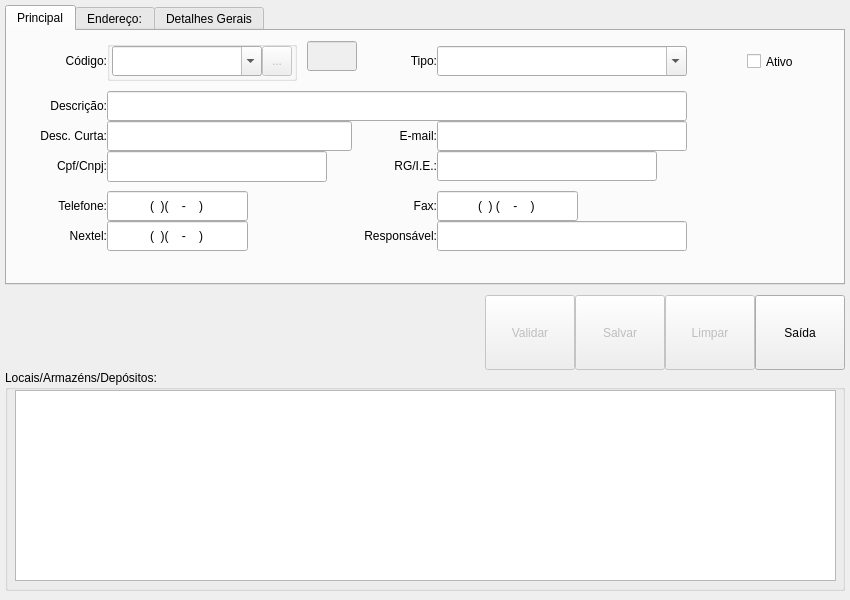
<?xml version="1.0" encoding="UTF-8"?>
<ui version="4.0">
 <class>MngFormLocalWareHouse</class>
 <widget class="QDialog" name="MngFormLocalWareHouse">
  <property name="geometry">
   <rect>
    <x>0</x>
    <y>0</y>
    <width>850</width>
    <height>600</height>
   </rect>
  </property>
  <property name="windowTitle">
   <string>Manutenção de Locais...</string>
  </property>
  <property name="windowIcon">
   <iconset resource="../images.qrc">
    <normaloff>:/images/PNG/128x128/gnome-system-config-128x128.png</normaloff>:/images/PNG/128x128/gnome-system-config-128x128.png</iconset>
  </property>
  <widget class="QGroupBox" name="GBoxTableView">
   <property name="geometry">
    <rect>
     <x>5</x>
     <y>370</y>
     <width>840</width>
     <height>221</height>
    </rect>
   </property>
   <property name="title">
    <string>Locais/Armazéns/Depósitos:</string>
   </property>
   <widget class="QTableView" name="TableViewSupplier">
    <property name="geometry">
     <rect>
      <x>10</x>
      <y>20</y>
      <width>821</width>
      <height>191</height>
     </rect>
    </property>
    <property name="toolTip">
     <string>Selecione um Fornecedor para Exibir/Alterar seus dados...</string>
    </property>
   </widget>
  </widget>
  <widget class="QTabWidget" name="TabWidgetSupplier">
   <property name="geometry">
    <rect>
     <x>5</x>
     <y>5</y>
     <width>840</width>
     <height>280</height>
    </rect>
   </property>
   <property name="currentIndex">
    <number>0</number>
   </property>
   <widget class="QWidget" name="TabMain">
    <attribute name="title">
     <string>Principal</string>
    </attribute>
    <widget class="QGroupBox" name="GBoxLocalWhCode">
     <property name="geometry">
      <rect>
       <x>100</x>
       <y>10</y>
       <width>190</width>
       <height>40</height>
      </rect>
     </property>
     <property name="title">
      <string/>
     </property>
     <widget class="QComboBox" name="CBoxLocalWhCode">
      <property name="geometry">
       <rect>
        <x>5</x>
        <y>5</y>
        <width>150</width>
        <height>30</height>
       </rect>
      </property>
      <property name="toolTip">
       <string>Informar o Código do Local para Pesquisar..</string>
      </property>
      <property name="editable">
       <bool>true</bool>
      </property>
     </widget>
     <widget class="QToolButton" name="TButtonSearchLocalWhCode">
      <property name="enabled">
       <bool>false</bool>
      </property>
      <property name="geometry">
       <rect>
        <x>155</x>
        <y>5</y>
        <width>30</width>
        <height>30</height>
       </rect>
      </property>
      <property name="toolTip">
       <string>Pesquisar o Código Selecionado...</string>
      </property>
      <property name="text">
       <string>...</string>
      </property>
      <property name="icon">
       <iconset resource="../images.qrc">
        <normaloff>:/images/PNG/120x120/120px-Searchtool.png</normaloff>:/images/PNG/120x120/120px-Searchtool.png</iconset>
      </property>
     </widget>
    </widget>
    <widget class="QLabel" name="LabelFullName">
     <property name="geometry">
      <rect>
       <x>0</x>
       <y>60</y>
       <width>100</width>
       <height>30</height>
      </rect>
     </property>
     <property name="text">
      <string>Descrição:</string>
     </property>
     <property name="alignment">
      <set>Qt::AlignRight|Qt::AlignTrailing|Qt::AlignVCenter</set>
     </property>
    </widget>
    <widget class="QLineEdit" name="LEditFullName">
     <property name="geometry">
      <rect>
       <x>100</x>
       <y>60</y>
       <width>580</width>
       <height>30</height>
      </rect>
     </property>
     <property name="toolTip">
      <string>Informar a Razão Social/Descrição...</string>
     </property>
     <property name="alignment">
      <set>Qt::AlignCenter</set>
     </property>
    </widget>
    <widget class="QLabel" name="LabelShortName">
     <property name="geometry">
      <rect>
       <x>0</x>
       <y>90</y>
       <width>100</width>
       <height>30</height>
      </rect>
     </property>
     <property name="text">
      <string>Desc. Curta:</string>
     </property>
     <property name="alignment">
      <set>Qt::AlignRight|Qt::AlignTrailing|Qt::AlignVCenter</set>
     </property>
    </widget>
    <widget class="QLineEdit" name="LEditShortName">
     <property name="geometry">
      <rect>
       <x>100</x>
       <y>90</y>
       <width>245</width>
       <height>30</height>
      </rect>
     </property>
     <property name="toolTip">
      <string>Informar Apelido/Nome Fantasia...</string>
     </property>
     <property name="alignment">
      <set>Qt::AlignCenter</set>
     </property>
    </widget>
    <widget class="QLabel" name="LabelLocalWhCode">
     <property name="geometry">
      <rect>
       <x>0</x>
       <y>15</y>
       <width>100</width>
       <height>30</height>
      </rect>
     </property>
     <property name="text">
      <string>Código:</string>
     </property>
     <property name="alignment">
      <set>Qt::AlignRight|Qt::AlignTrailing|Qt::AlignVCenter</set>
     </property>
    </widget>
    <widget class="QLineEdit" name="LEditLocalWhID">
     <property name="enabled">
      <bool>false</bool>
     </property>
     <property name="geometry">
      <rect>
       <x>300</x>
       <y>10</y>
       <width>50</width>
       <height>30</height>
      </rect>
     </property>
     <property name="focusPolicy">
      <enum>Qt::NoFocus</enum>
     </property>
     <property name="toolTip">
      <string>Exibe a Data de Cadastro... </string>
     </property>
     <property name="alignment">
      <set>Qt::AlignCenter</set>
     </property>
     <property name="readOnly">
      <bool>true</bool>
     </property>
    </widget>
    <widget class="QCheckBox" name="CHKBoxStatusLocalWh">
     <property name="geometry">
      <rect>
       <x>740</x>
       <y>10</y>
       <width>81</width>
       <height>41</height>
      </rect>
     </property>
     <property name="toolTip">
      <string>Marcar como Ativo/Inativo...</string>
     </property>
     <property name="text">
      <string>Ativo</string>
     </property>
    </widget>
    <widget class="QLabel" name="LabelLocalWhType">
     <property name="geometry">
      <rect>
       <x>380</x>
       <y>15</y>
       <width>50</width>
       <height>30</height>
      </rect>
     </property>
     <property name="text">
      <string>Tipo:</string>
     </property>
     <property name="alignment">
      <set>Qt::AlignRight|Qt::AlignTrailing|Qt::AlignVCenter</set>
     </property>
    </widget>
    <widget class="QComboBox" name="CBoxLocalWhType">
     <property name="geometry">
      <rect>
       <x>430</x>
       <y>15</y>
       <width>250</width>
       <height>30</height>
      </rect>
     </property>
     <property name="toolTip">
      <string>Selecionar o Tipo de Local..</string>
     </property>
     <property name="editable">
      <bool>true</bool>
     </property>
    </widget>
    <widget class="QLabel" name="LabelMail">
     <property name="geometry">
      <rect>
       <x>380</x>
       <y>90</y>
       <width>50</width>
       <height>30</height>
      </rect>
     </property>
     <property name="text">
      <string>E-mail:</string>
     </property>
     <property name="alignment">
      <set>Qt::AlignRight|Qt::AlignTrailing|Qt::AlignVCenter</set>
     </property>
    </widget>
    <widget class="QLineEdit" name="LEditMail">
     <property name="geometry">
      <rect>
       <x>430</x>
       <y>90</y>
       <width>250</width>
       <height>30</height>
      </rect>
     </property>
     <property name="toolTip">
      <string>Informar um Endereço de E-mail...</string>
     </property>
     <property name="alignment">
      <set>Qt::AlignCenter</set>
     </property>
    </widget>
    <widget class="QLabel" name="LabelTelPhone">
     <property name="geometry">
      <rect>
       <x>0</x>
       <y>160</y>
       <width>100</width>
       <height>30</height>
      </rect>
     </property>
     <property name="text">
      <string>Telefone:</string>
     </property>
     <property name="alignment">
      <set>Qt::AlignRight|Qt::AlignTrailing|Qt::AlignVCenter</set>
     </property>
    </widget>
    <widget class="QLineEdit" name="LEditTelPhone">
     <property name="geometry">
      <rect>
       <x>100</x>
       <y>160</y>
       <width>141</width>
       <height>30</height>
      </rect>
     </property>
     <property name="toolTip">
      <string>Informar o Telefone...</string>
     </property>
     <property name="inputMask">
      <string>(99)(9999-9999); </string>
     </property>
     <property name="alignment">
      <set>Qt::AlignCenter</set>
     </property>
    </widget>
    <widget class="QLineEdit" name="LEditFaxPhone">
     <property name="geometry">
      <rect>
       <x>430</x>
       <y>160</y>
       <width>141</width>
       <height>30</height>
      </rect>
     </property>
     <property name="toolTip">
      <string>Informar o Número do Fax...</string>
     </property>
     <property name="inputMask">
      <string>(99)9(9999-9999); </string>
     </property>
     <property name="alignment">
      <set>Qt::AlignCenter</set>
     </property>
    </widget>
    <widget class="QLabel" name="LabelFaxPhone">
     <property name="geometry">
      <rect>
       <x>290</x>
       <y>160</y>
       <width>140</width>
       <height>30</height>
      </rect>
     </property>
     <property name="text">
      <string>Fax:</string>
     </property>
     <property name="alignment">
      <set>Qt::AlignRight|Qt::AlignTrailing|Qt::AlignVCenter</set>
     </property>
    </widget>
    <widget class="QLineEdit" name="LEditNextelPhone">
     <property name="geometry">
      <rect>
       <x>100</x>
       <y>190</y>
       <width>141</width>
       <height>30</height>
      </rect>
     </property>
     <property name="toolTip">
      <string>Informar o Número Nextel P/Contato..</string>
     </property>
     <property name="inputMask">
      <string>(99)(9999-9999); </string>
     </property>
     <property name="text">
      <string>()(-)</string>
     </property>
     <property name="alignment">
      <set>Qt::AlignCenter</set>
     </property>
    </widget>
    <widget class="QLabel" name="LabelNextelPhone">
     <property name="geometry">
      <rect>
       <x>0</x>
       <y>190</y>
       <width>100</width>
       <height>30</height>
      </rect>
     </property>
     <property name="text">
      <string>Nextel:</string>
     </property>
     <property name="alignment">
      <set>Qt::AlignRight|Qt::AlignTrailing|Qt::AlignVCenter</set>
     </property>
    </widget>
    <widget class="QLineEdit" name="LEditContact">
     <property name="geometry">
      <rect>
       <x>430</x>
       <y>190</y>
       <width>250</width>
       <height>30</height>
      </rect>
     </property>
     <property name="toolTip">
      <string>Informar o Nome do Gerente/Responsável...</string>
     </property>
     <property name="alignment">
      <set>Qt::AlignCenter</set>
     </property>
    </widget>
    <widget class="QLabel" name="LabelContact">
     <property name="geometry">
      <rect>
       <x>290</x>
       <y>190</y>
       <width>140</width>
       <height>30</height>
      </rect>
     </property>
     <property name="text">
      <string>Responsável:</string>
     </property>
     <property name="alignment">
      <set>Qt::AlignRight|Qt::AlignTrailing|Qt::AlignVCenter</set>
     </property>
    </widget>
    <widget class="QLineEdit" name="LEditCpfCnpj">
     <property name="geometry">
      <rect>
       <x>100</x>
       <y>120</y>
       <width>220</width>
       <height>31</height>
      </rect>
     </property>
     <property name="toolTip">
      <string>Informar o Cpf/Cnpj...</string>
     </property>
     <property name="alignment">
      <set>Qt::AlignCenter</set>
     </property>
    </widget>
    <widget class="QLabel" name="LabelCpfCnpj">
     <property name="geometry">
      <rect>
       <x>0</x>
       <y>120</y>
       <width>100</width>
       <height>30</height>
      </rect>
     </property>
     <property name="text">
      <string>Cpf/Cnpj:</string>
     </property>
     <property name="alignment">
      <set>Qt::AlignRight|Qt::AlignTrailing|Qt::AlignVCenter</set>
     </property>
    </widget>
    <widget class="QLabel" name="LabelCardRgStateReg">
     <property name="geometry">
      <rect>
       <x>330</x>
       <y>120</y>
       <width>100</width>
       <height>30</height>
      </rect>
     </property>
     <property name="text">
      <string>RG/I.E.:</string>
     </property>
     <property name="alignment">
      <set>Qt::AlignRight|Qt::AlignTrailing|Qt::AlignVCenter</set>
     </property>
    </widget>
    <widget class="QLineEdit" name="LEditCardRgStateReg">
     <property name="geometry">
      <rect>
       <x>430</x>
       <y>120</y>
       <width>220</width>
       <height>30</height>
      </rect>
     </property>
     <property name="toolTip">
      <string>Informar o R.G./Inscrição Estadual... </string>
     </property>
     <property name="layoutDirection">
      <enum>Qt::LeftToRight</enum>
     </property>
     <property name="alignment">
      <set>Qt::AlignCenter</set>
     </property>
    </widget>
   </widget>
   <widget class="QWidget" name="TabBilling">
    <attribute name="title">
     <string>Endereço:</string>
    </attribute>
    <widget class="QLabel" name="LabelZipCode">
     <property name="geometry">
      <rect>
       <x>277</x>
       <y>20</y>
       <width>60</width>
       <height>30</height>
      </rect>
     </property>
     <property name="text">
      <string>Cep:</string>
     </property>
     <property name="alignment">
      <set>Qt::AlignRight|Qt::AlignTrailing|Qt::AlignVCenter</set>
     </property>
    </widget>
    <widget class="QLineEdit" name="LEditZipCode">
     <property name="geometry">
      <rect>
       <x>337</x>
       <y>20</y>
       <width>113</width>
       <height>30</height>
      </rect>
     </property>
     <property name="toolTip">
      <string>Informar o Cep da Localidade...</string>
     </property>
     <property name="inputMask">
      <string>99999-999; </string>
     </property>
     <property name="alignment">
      <set>Qt::AlignCenter</set>
     </property>
    </widget>
    <widget class="QLabel" name="LabelStreetAddress">
     <property name="geometry">
      <rect>
       <x>0</x>
       <y>70</y>
       <width>80</width>
       <height>30</height>
      </rect>
     </property>
     <property name="text">
      <string>Endereço:</string>
     </property>
     <property name="alignment">
      <set>Qt::AlignRight|Qt::AlignTrailing|Qt::AlignVCenter</set>
     </property>
    </widget>
    <widget class="QLineEdit" name="LEditAddress">
     <property name="geometry">
      <rect>
       <x>80</x>
       <y>70</y>
       <width>400</width>
       <height>30</height>
      </rect>
     </property>
     <property name="toolTip">
      <string>Informar o Endereço...</string>
     </property>
     <property name="alignment">
      <set>Qt::AlignCenter</set>
     </property>
    </widget>
    <widget class="QLabel" name="LabelStreetAddressNumber">
     <property name="geometry">
      <rect>
       <x>500</x>
       <y>70</y>
       <width>70</width>
       <height>30</height>
      </rect>
     </property>
     <property name="text">
      <string>Número:</string>
     </property>
     <property name="alignment">
      <set>Qt::AlignRight|Qt::AlignTrailing|Qt::AlignVCenter</set>
     </property>
    </widget>
    <widget class="QLineEdit" name="LEditNumber">
     <property name="geometry">
      <rect>
       <x>570</x>
       <y>70</y>
       <width>131</width>
       <height>30</height>
      </rect>
     </property>
     <property name="toolTip">
      <string>Informar o Número para o Endereço...</string>
     </property>
     <property name="alignment">
      <set>Qt::AlignCenter</set>
     </property>
    </widget>
    <widget class="QLabel" name="LabelStreetAddressComplements">
     <property name="geometry">
      <rect>
       <x>0</x>
       <y>120</y>
       <width>80</width>
       <height>30</height>
      </rect>
     </property>
     <property name="text">
      <string>Comp.:</string>
     </property>
     <property name="alignment">
      <set>Qt::AlignRight|Qt::AlignTrailing|Qt::AlignVCenter</set>
     </property>
    </widget>
    <widget class="QLineEdit" name="LEditComplements">
     <property name="geometry">
      <rect>
       <x>80</x>
       <y>120</y>
       <width>400</width>
       <height>30</height>
      </rect>
     </property>
     <property name="toolTip">
      <string>Informar um Complemento para o Endereço, caso tenha...</string>
     </property>
     <property name="alignment">
      <set>Qt::AlignCenter</set>
     </property>
    </widget>
    <widget class="QLabel" name="LabelAddressDistrict">
     <property name="geometry">
      <rect>
       <x>500</x>
       <y>120</y>
       <width>70</width>
       <height>30</height>
      </rect>
     </property>
     <property name="text">
      <string>Bairro:</string>
     </property>
     <property name="alignment">
      <set>Qt::AlignRight|Qt::AlignTrailing|Qt::AlignVCenter</set>
     </property>
    </widget>
    <widget class="QLineEdit" name="LEditDistrict">
     <property name="geometry">
      <rect>
       <x>570</x>
       <y>120</y>
       <width>250</width>
       <height>30</height>
      </rect>
     </property>
     <property name="toolTip">
      <string>Informar o Bairro/Região onde fica o Endereço...</string>
     </property>
     <property name="alignment">
      <set>Qt::AlignCenter</set>
     </property>
    </widget>
    <widget class="QLabel" name="LabelAddressCity">
     <property name="geometry">
      <rect>
       <x>500</x>
       <y>20</y>
       <width>70</width>
       <height>30</height>
      </rect>
     </property>
     <property name="text">
      <string>Cidade:</string>
     </property>
     <property name="alignment">
      <set>Qt::AlignRight|Qt::AlignTrailing|Qt::AlignVCenter</set>
     </property>
    </widget>
    <widget class="QToolButton" name="TButtonSearchZipCode">
     <property name="enabled">
      <bool>false</bool>
     </property>
     <property name="geometry">
      <rect>
       <x>450</x>
       <y>20</y>
       <width>30</width>
       <height>30</height>
      </rect>
     </property>
     <property name="toolTip">
      <string>Pesquisar o Código Selecionado...</string>
     </property>
     <property name="text">
      <string>...</string>
     </property>
     <property name="icon">
      <iconset resource="../images.qrc">
       <normaloff>:/images/PNG/120x120/120px-Searchtool.png</normaloff>:/images/PNG/120x120/120px-Searchtool.png</iconset>
     </property>
    </widget>
    <widget class="QLineEdit" name="LEditAddressID">
     <property name="enabled">
      <bool>false</bool>
     </property>
     <property name="geometry">
      <rect>
       <x>160</x>
       <y>20</y>
       <width>50</width>
       <height>30</height>
      </rect>
     </property>
     <property name="focusPolicy">
      <enum>Qt::NoFocus</enum>
     </property>
     <property name="toolTip">
      <string>Exibe a Data de Cadastro... </string>
     </property>
     <property name="alignment">
      <set>Qt::AlignCenter</set>
     </property>
     <property name="readOnly">
      <bool>true</bool>
     </property>
    </widget>
    <widget class="QComboBox" name="CBoxState">
     <property name="geometry">
      <rect>
       <x>80</x>
       <y>20</y>
       <width>70</width>
       <height>30</height>
      </rect>
     </property>
     <property name="toolTip">
      <string>Selecionar o Estado da Localidade...</string>
     </property>
    </widget>
    <widget class="QLabel" name="LabelState">
     <property name="geometry">
      <rect>
       <x>0</x>
       <y>20</y>
       <width>80</width>
       <height>30</height>
      </rect>
     </property>
     <property name="text">
      <string>Uf:</string>
     </property>
     <property name="alignment">
      <set>Qt::AlignRight|Qt::AlignTrailing|Qt::AlignVCenter</set>
     </property>
    </widget>
    <widget class="QComboBox" name="CBoxCity">
     <property name="geometry">
      <rect>
       <x>570</x>
       <y>20</y>
       <width>250</width>
       <height>30</height>
      </rect>
     </property>
     <property name="toolTip">
      <string>Informar a Cidade...</string>
     </property>
    </widget>
   </widget>
   <widget class="QWidget" name="TabGeneral">
    <attribute name="title">
     <string>Detalhes Gerais</string>
    </attribute>
    <widget class="QComboBox" name="CBoxTaxZone">
     <property name="geometry">
      <rect>
       <x>150</x>
       <y>10</y>
       <width>150</width>
       <height>30</height>
      </rect>
     </property>
     <property name="toolTip">
      <string>Selecionar o Regime Tributário..</string>
     </property>
     <property name="editable">
      <bool>true</bool>
     </property>
    </widget>
    <widget class="QLabel" name="LabelTaxZone">
     <property name="geometry">
      <rect>
       <x>0</x>
       <y>10</y>
       <width>150</width>
       <height>30</height>
      </rect>
     </property>
     <property name="text">
      <string>Regime Tributário:</string>
     </property>
     <property name="alignment">
      <set>Qt::AlignRight|Qt::AlignTrailing|Qt::AlignVCenter</set>
     </property>
    </widget>
    <widget class="QLabel" name="LabelNotes">
     <property name="geometry">
      <rect>
       <x>0</x>
       <y>70</y>
       <width>140</width>
       <height>30</height>
      </rect>
     </property>
     <property name="text">
      <string>Nota:</string>
     </property>
     <property name="alignment">
      <set>Qt::AlignRight|Qt::AlignTrailing|Qt::AlignVCenter</set>
     </property>
    </widget>
    <widget class="QTextEdit" name="TEditNotes">
     <property name="geometry">
      <rect>
       <x>150</x>
       <y>50</y>
       <width>421</width>
       <height>171</height>
      </rect>
     </property>
     <property name="toolTip">
      <string>Informar uma Observação importante...</string>
     </property>
    </widget>
   </widget>
  </widget>
  <widget class="QToolButton" name="TButtonValidate">
   <property name="enabled">
    <bool>false</bool>
   </property>
   <property name="geometry">
    <rect>
     <x>485</x>
     <y>295</y>
     <width>90</width>
     <height>75</height>
    </rect>
   </property>
   <property name="toolTip">
    <string>Valida os dados Obrigatórios...</string>
   </property>
   <property name="text">
    <string>Validar</string>
   </property>
   <property name="icon">
    <iconset resource="../images.qrc">
     <normaloff>:/images/PNG/120x120/120px-Gtk-refresh.png</normaloff>:/images/PNG/120x120/120px-Gtk-refresh.png</iconset>
   </property>
   <property name="iconSize">
    <size>
     <width>48</width>
     <height>48</height>
    </size>
   </property>
   <property name="toolButtonStyle">
    <enum>Qt::ToolButtonTextUnderIcon</enum>
   </property>
  </widget>
  <widget class="QToolButton" name="TButtonCleanForm">
   <property name="enabled">
    <bool>false</bool>
   </property>
   <property name="geometry">
    <rect>
     <x>665</x>
     <y>295</y>
     <width>90</width>
     <height>75</height>
    </rect>
   </property>
   <property name="toolTip">
    <string>Limpa o Formulário para Preencher Novamente...</string>
   </property>
   <property name="text">
    <string>Limpar</string>
   </property>
   <property name="icon">
    <iconset resource="../images.qrc">
     <normaloff>:/images/PNG/128x128/edit-clear-left-128x128.png</normaloff>:/images/PNG/128x128/edit-clear-left-128x128.png</iconset>
   </property>
   <property name="iconSize">
    <size>
     <width>48</width>
     <height>48</height>
    </size>
   </property>
   <property name="toolButtonStyle">
    <enum>Qt::ToolButtonTextUnderIcon</enum>
   </property>
  </widget>
  <widget class="QToolButton" name="TButtonSave">
   <property name="enabled">
    <bool>false</bool>
   </property>
   <property name="geometry">
    <rect>
     <x>575</x>
     <y>295</y>
     <width>90</width>
     <height>75</height>
    </rect>
   </property>
   <property name="toolTip">
    <string>Salva os dados do Formulário...</string>
   </property>
   <property name="text">
    <string>Salvar</string>
   </property>
   <property name="icon">
    <iconset resource="../images.qrc">
     <normaloff>:/images/PNG/120x120/120px-System-floppy.png</normaloff>:/images/PNG/120x120/120px-System-floppy.png</iconset>
   </property>
   <property name="iconSize">
    <size>
     <width>48</width>
     <height>48</height>
    </size>
   </property>
   <property name="toolButtonStyle">
    <enum>Qt::ToolButtonTextUnderIcon</enum>
   </property>
  </widget>
  <widget class="QToolButton" name="TButtonExit">
   <property name="geometry">
    <rect>
     <x>755</x>
     <y>295</y>
     <width>90</width>
     <height>75</height>
    </rect>
   </property>
   <property name="toolTip">
    <string>Fecha a Janela Descartando Mudanças...</string>
   </property>
   <property name="text">
    <string>Saída</string>
   </property>
   <property name="icon">
    <iconset resource="../images.qrc">
     <normaloff>:/images/PNG/48x48/Exithome-48x48.png</normaloff>:/images/PNG/48x48/Exithome-48x48.png</iconset>
   </property>
   <property name="iconSize">
    <size>
     <width>48</width>
     <height>48</height>
    </size>
   </property>
   <property name="toolButtonStyle">
    <enum>Qt::ToolButtonTextUnderIcon</enum>
   </property>
  </widget>
 </widget>
 <resources>
  <include location="../images.qrc"/>
 </resources>
 <connections/>
</ui>
